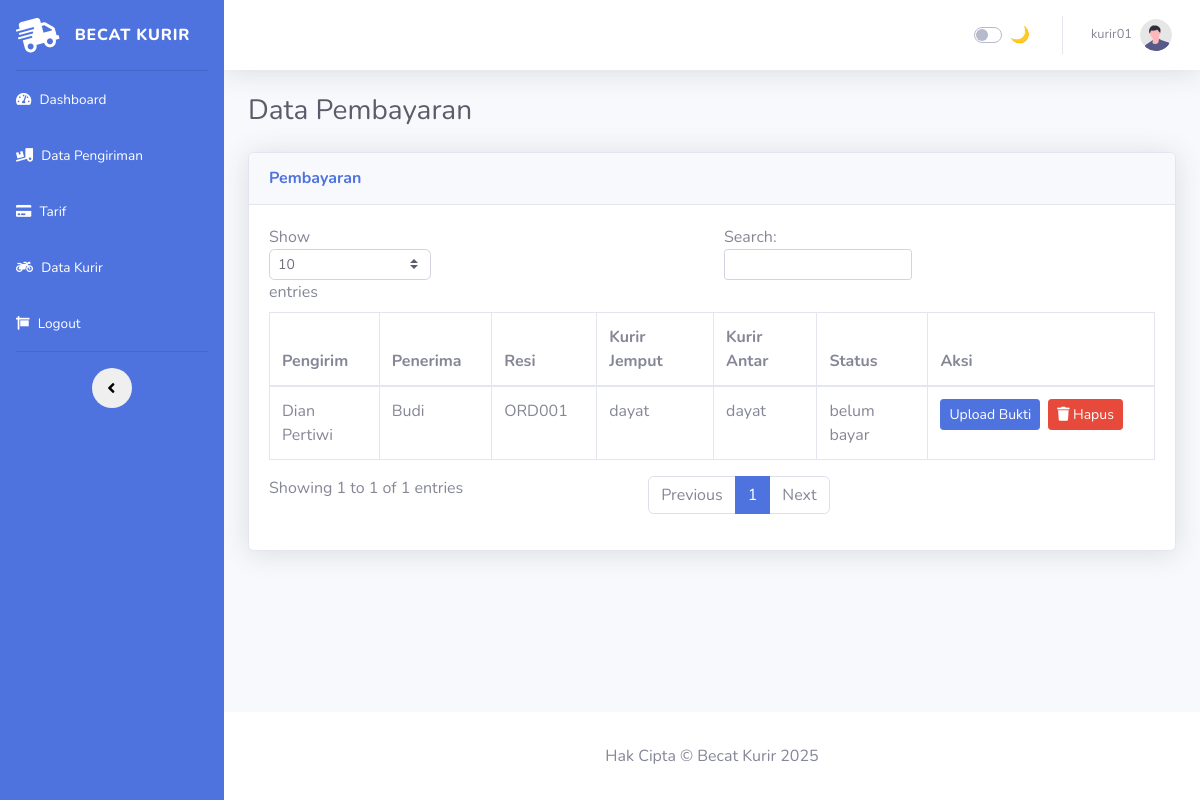
Page /admin-kurir/pembayaran.php (signed in) on the earlier database version.
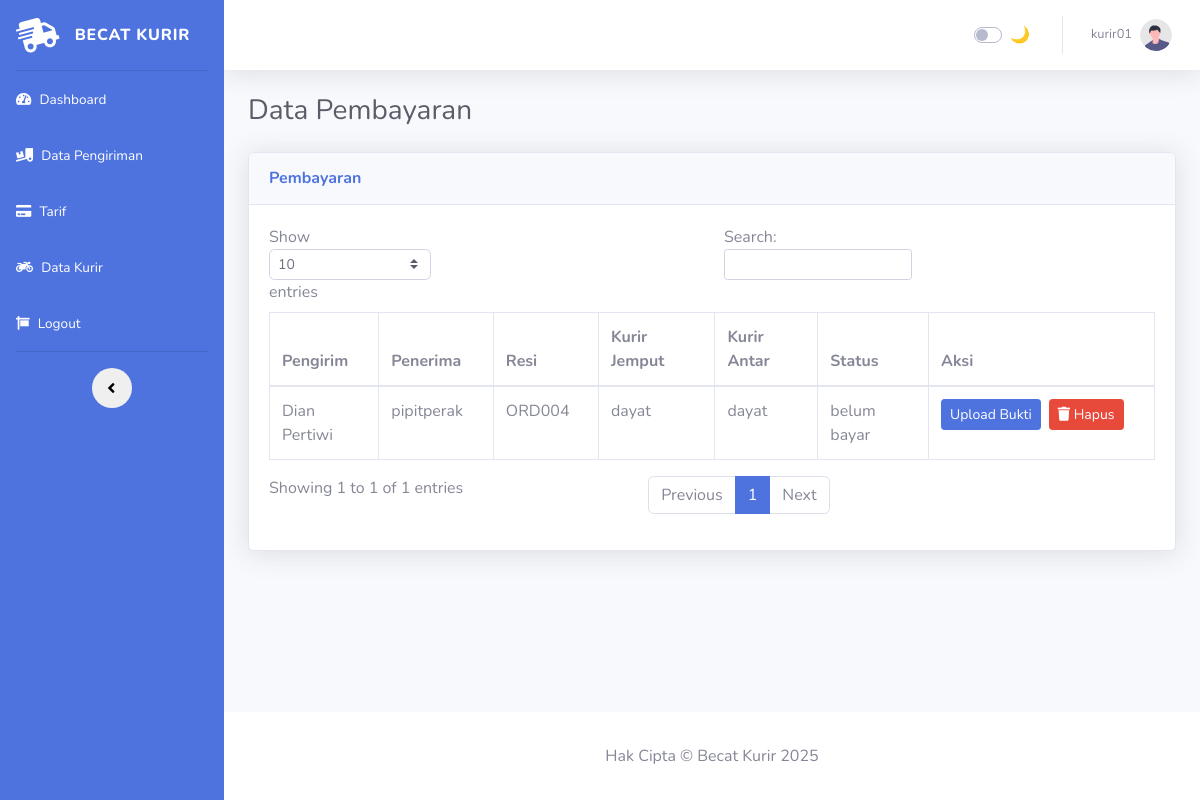
Same page on the later database version.
### tables this page shows
CREATE TABLE `tbl_pengiriman_paket` (
  `id_pengiriman` int NOT NULL,
  `id_tarif` int DEFAULT NULL,
  `id_pengirim` int DEFAULT NULL,
  `id_penerima` int DEFAULT NULL,
  `id_jenis_paket` int DEFAULT NULL,
  `id_status_order` int DEFAULT NULL,
  `id_kurir_jemput` int DEFAULT NULL,
  `id_kurir_antar` int DEFAULT NULL,
  `berat_barang` decimal(10,2) DEFAULT NULL,
  `harga_barang` decimal(10,2) DEFAULT NULL,
  `status_pembayaran` enum('belum bayar','sudah bayar') DEFAULT NULL,
  `resi` varchar(500) DEFAULT NULL,
  `bukti_tf_admin` varchar(225) DEFAULT NULL,
  `waktu_konfirmasi` datetime DEFAULT NULL
);

CREATE TABLE `tbl_pengirim` (
  `id_pengirim` int NOT NULL,
  `id_kab_asal` int DEFAULT NULL,
  `id_bank` int DEFAULT NULL,
  `id_user` int DEFAULT NULL,
  `nama_pengirim` varchar(30) DEFAULT NULL,
  `kec_pengirim` varchar(30) DEFAULT NULL,
  `alamat_pengirim` text,
  `hp_pengirim` varchar(20) DEFAULT NULL,
  `no_rekening` varchar(20) DEFAULT NULL
);

CREATE TABLE `tbl_penerima` (
  `id_penerima` int NOT NULL,
  `id_kab_tujuan` int DEFAULT NULL,
  `nama_penerima` varchar(30) DEFAULT NULL,
  `kec_pengirim` varchar(30) DEFAULT NULL,
  `alamat_penerima` text,
  `hp_penerima` varchar(20) DEFAULT NULL,
  `link_maps` text
);

CREATE TABLE `tbl_data_kurir` (
  `id_kurir` int NOT NULL,
  `id_user` int DEFAULT NULL,
  `nama_kurir` varchar(20) DEFAULT NULL,
  `no_hp` varchar(20) DEFAULT NULL,
  `alamat_kurir` text,
  `status` enum('aktif','non-aktif') DEFAULT NULL
);

### admin-kurir/pembayaran.php (the view, shortened to what this page needs)
<!DOCTYPE html>
<html lang="id">
<?php include 'head.php'; ?>
<body id="page-top">
    <div id="wrapper">
        <?php include 'sidebar.php'; ?>
        <div id="content-wrapper" class="d-flex flex-column">
            <div id="content">
                <?php include 'navbar.php'; ?>
                <div class="container-fluid">
                    <h1 class="h3 mb-4 text-gray-800">Data Pembayaran</h1>
                    <div class="card shadow mb-4">
                        <div class="card-header py-3">
                            <h6 class="m-0 font-weight-bold text-primary">Pembayaran</h6>
                        </div>
                        <div class="card-body">
                            <div class="table-responsive">
                                <table class="table table-bordered" id="dataTable" width="100%" cellspacing="0">
                                    <thead>
                                        <tr>
                                            <th>Pengirim</th>
                                            <th>Penerima</th>
                                            <th>Resi</th>
                                            <th>Kurir Jemput</th>
                                            <th>Kurir Antar</th>
                                            <th>Status</th>
                                            <th>Aksi</th>
                                        </tr>
                                    </thead>
                                    <tbody>
                                        <?php
                                        $sql = "
                                            SELECT
                                                pp.id_pengiriman,
                                                peng.nama_pengirim,
                                                pener.nama_penerima,
                                                kj.nama_kurir AS kurir_jemput,
                                                ka.nama_kurir AS kurir_antar,
                                                pp.status_pembayaran
                                            FROM tbl_pengiriman_paket pp
                                            LEFT JOIN tbl_pengirim peng ON pp.id_pengirim = peng.id_pengirim
                                            LEFT JOIN tbl_penerima pener ON pp.id_penerima = pener.id_penerima
                                            LEFT JOIN tbl_data_kurir kj ON pp.id_kurir_jemput = kj.id_kurir
                                            LEFT JOIN tbl_data_kurir ka ON pp.id_kurir_antar = ka.id_kurir
                                            ORDER BY pp.id_pengiriman DESC
                                        ";
                                        $query = $conn->query($sql);
                                        while ($row = $query->fetch_assoc()):
                                            $id = $row['id_pengiriman'];
                                        ?>
                                        <tr>
                                            <td><?= htmlspecialchars($row['nama_pengirim']) ?></td>
                                            <td><?= htmlspecialchars($row['nama_penerima']) ?></td>
                                            <td>ORD<?= str_pad($id, 3, '0', STR_PAD_LEFT) ?></td>
                                            <td><?= htmlspecialchars($row['kurir_jemput']) ?></td>
                                            <td><?= htmlspecialchars($row['kurir_antar'] ?? '-') ?></td>
                                            <td><?= htmlspecialchars($row['status_pembayaran'] ?? '-') ?></td>
                                            <td style="width: auto;">
                                                <div style="display: flex; gap: 8px; align-items: center;">
                                                <button class="btn btn-primary btn-sm" data-toggle="modal" data-target="#uploadModal<?= $id ?>">
                                                    Upload Bukti
                                                </button>
                                                    <a href="pembayaran.php?id=<?= $id ?>" class="btn btn-danger btn-sm"
                                                        onclick="return confirm('Yakin hapus?')">
                                                        <i class="fas fa-trash"></i> Hapus
                                                    </a>
                                                </div>
                                            </td>
                                        </tr>
                                        <?php endwhile; ?>
                                    </tbody>
                                </table>
                            </div>
                        </div>
                    </div>
                </div>
            </div>
            <?php include 'footer.php'; ?>
        </div>
    </div>
</body>
</html>

Differences in the rows shown:
removed tbl_pengiriman_paket: id_pengirim.nama_pengirim "Dian Pertiwi", id_penerima.nama_penerima "Budi", id_pengiriman "001", id_kurir_jemput.nama_kurir "dayat", status_pembayaran "belum bayar"
added tbl_pengiriman_paket: id_pengirim.nama_pengirim "Dian Pertiwi", id_penerima.nama_penerima "pipitperak", id_pengiriman "004", id_kurir_jemput.nama_kurir "dayat", status_pembayaran "belum bayar"
